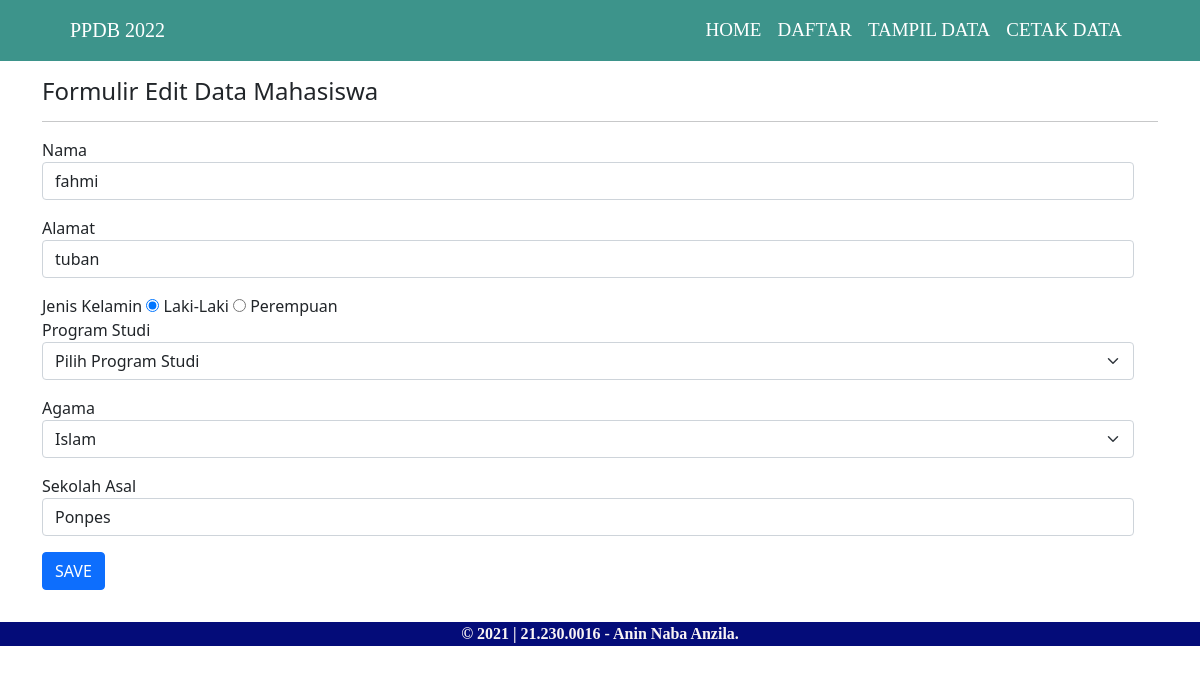
Page /form-edit.php?id=3 on the committed database.
### tables this page shows
CREATE TABLE `calon_siswa` (
  `id` int(11) NOT NULL,
  `nama` varchar(60) NOT NULL,
  `alamat` varchar(250) NOT NULL,
  `jenis_kelamin` varchar(10) NOT NULL,
  `agama` varchar(10) NOT NULL,
  `sekolah_asal` varchar(50) NOT NULL,
  `jurusan` varchar(30) NOT NULL
);

### form-edit.php (the view, shortened to what this page needs)
<?php
include("config.php");
$id = $_GET['id'];
$sql = "SELECT * FROM calon_siswa WHERE id=$id";
$query = mysqli_query($db, $sql);
$siswa = mysqli_fetch_assoc($query);
?>
<!DOCTYPE html>
<html lang="en">
<head>
    <link href="https://cdn.jsdelivr.net/npm/bootstrap@5.0.2/dist/css/bootstrap.min.css" rel="stylesheet">
    <link rel="stylesheet" href="style.css">
</head>
<body>
    <nav class="navbar navbar-expand-lg navbar-dark" style="background-color:#3d948b">
        <div class="container-fluid">
            <a class="navbar-brand" href="#">PPDB 2022</a>
            <div class="collapse navbar-collapse" id="navbarNavAltMarkup">
            <div class="navbar-nav ms-auto" style="padding-left:10px">
                <a class="nav-link active" aria-current="page" href="index.php">HOME</a>
                <a class="nav-link active" href="form-data.php">DAFTAR</a>
                <a class="nav-link active" href="list-siswa.php">TAMPIL DATA</a>
                <a class="nav-link active" href="cetak.php">CETAK DATA</a>
            </div>
            </div>
        </div>
    </nav>
    <div class="container">
        <div class="row my-3">
            <div class="col-md">
                <h4>Formulir Edit Data Mahasiswa</h4>
                <hr>
            </div>
        <div class="row">
            <div class="col-md">
                <form action="proses-edit.php" method="POST">
                    <fieldset>
            <div class="mb-3">
                <label for="nama">Nama</label>
                <input type="text" name="nama" id="nama" class="form-control" placeholder="Masukan Nama lengkap" value="<?php echo $siswa['nama']?>" autocomplete="off" require/>
            </div>
            <div class="mb-3">
                <label for="alamat">Alamat</label>
                <input type="text" name="alamat" id="alamat" class="form-control" placeholder="Masukan Alamat" value="<?php echo $siswa['alamat'] ?>" autocomplete="off" require />
            </div>
            <div>
                <label for="jenis_kelamin">Jenis Kelamin </label>
                <?php $jk = $siswa['jenis_kelamin']; ?>
                <label><input type="radio" name="jenis_kelamin"
                value="laki-laki" <?php echo ($jk == 'laki-laki') ? "checked" : "" ?>> Laki-Laki</label>
                <label><input type="radio" name="jenis_kelamin"
                value="perempuan" <?php echo ($jk == 'perempuan') ? "checked" : "" ?>> Perempuan</label>
            </div>
            <div class="mb-3">
                <label for="jurusan">Program Studi</label>
                    <select class="form-select" name="jurusan">
                        <option selected disabled>Pilih Program Studi</option>
                    </select>
            </div>
            <div class="mb-3">
                <label for="agama">Agama</label>
                <?php $agama = $siswa['agama'];?>
                    <select class="form-select" name="agama">
                        <option <?php echo ($agama == 'Islam')? "selected": "" ?>> Islam </option>
                    </select>
            </div>
            <div class="mb-3">
                <label for="sekolah_asal">Sekolah Asal</label>
                <input type="text" name="sekolah_asal"  placeholder="Masukan Sekolah Asal" id="alamat" class="form-control" placeholder="Masukan Alamat" value="<?php echo $siswa['sekolah_asal'] ?>" autocomplete="off" require/>
            </div>
         <p>
            <input type="submit" class="btn btn-primary" value="SAVE" name="save" />
         </p>
         </div>
        </div>
        </div>
    </div>
    <footer>
        <font face="Times New Roman">
            <b><div class="copy" style="color: rgb(250, 244, 244); background-color: #040c79; text-align: center;">&copy; 2021 | 21.230.0016 - Anin Naba Anzila.</div></b>
        </font>
    </footer>
</body>
</html>

### style.css (style rules this page uses)
.container-fluid { font-family: 'Times New Roman', Times, serif; font-size: 19px; padding-left: 70px; padding-right: 70px; }

### rows in the picture
calon_siswa: nama "fahmi", alamat "tuban", jenis_kelamin "☑ Laki-Laki", jenis_kelamin "☐ Perempuan", agama "Islam", sekolah_asal "Ponpes"
